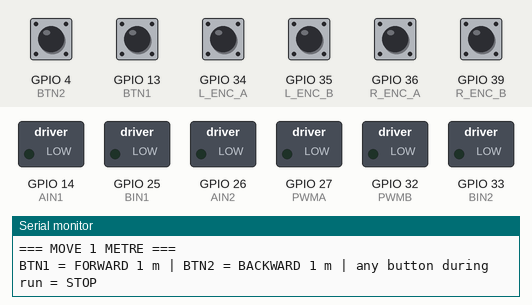
Bench run of a sketch on a simulated ESP32. On the bench: switched loads named in the sketch (green lamp = pin HIGH), the last lines printed to the serial monitor. Dashed ring = blinking. The inputs (shaded band) are chosen by the test bench; at power-on: GPIO 4 (BTN2), GPIO 13 (BTN1), GPIO 34 (L_ENC_A), GPIO 35 (L_ENC_B), GPIO 36 (R_ENC_A), GPIO 39 (R_ENC_B) HIGH.

Above: at 1.2 s.
1.3 s: GPIO 4 (BTN2) pulled LOW for 0.15 s
At 2.6 s:
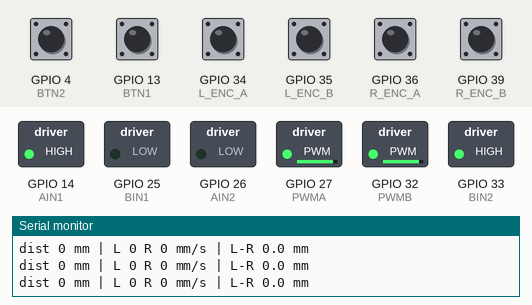
4.4 s: GPIO 13 (BTN1) pulled LOW for 0.15 s
At 6.0 s:
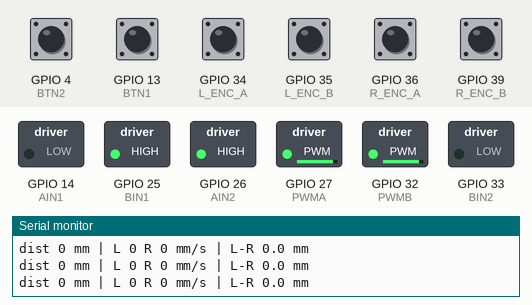
7.5 s: GPIO 13 (BTN1) pulled LOW for 1 s
At 10.33 s:
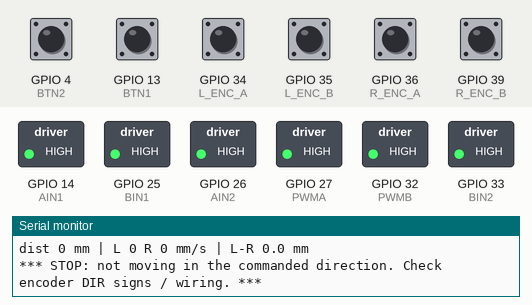
11.5 s: GPIO 4 (BTN2) pulled LOW for 1 s
At 15.2 s:
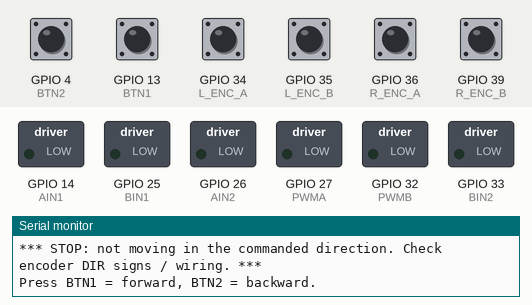
15.5 s: GPIO 4 (BTN2) pulsed LOW 5 times (0.12 s each, 0.3 s apart)
At 16.9 s:
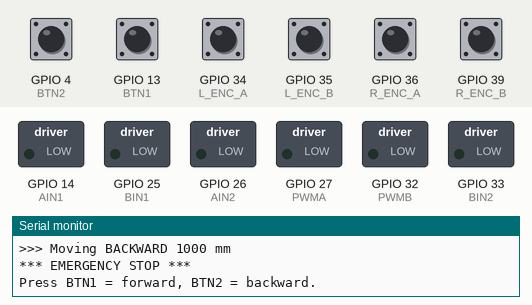
Timing chart, 0 to 19.5 s (numbered marks = the images above; inputs shaded):
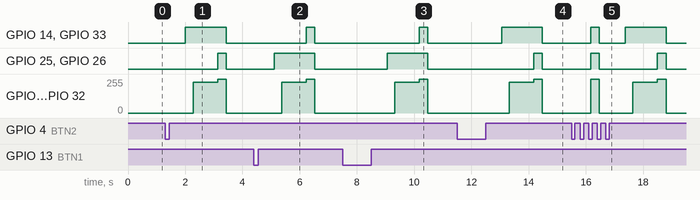

Measured:
- after the input at 1.3 s, GPIO 14 (AIN1), GPIO 33 (BIN2): LOW → HIGH after 0.70 s, → LOW 1.4 s later; GPIO 25 (BIN1), GPIO 26 (AIN2): LOW → HIGH after 1.8 s, → LOW 0.30 s later; GPIO 27 (PWMA), GPIO 32 (PWMB): 0/255 → 229/255 after 0.98 s, → 255/255 0.86 s later, → 0/255 0.30 s later
- after the input at 4.4 s, GPIO 14 (AIN1), GPIO 33 (BIN2): LOW → HIGH after 1.8 s, → LOW 0.30 s later; GPIO 25 (BIN1), GPIO 26 (AIN2): LOW → HIGH after 0.70 s, → LOW 1.4 s later; GPIO 27 (PWMA), GPIO 32 (PWMB): 0/255 → 229/255 after 0.98 s, → 255/255 0.86 s later, → 0/255 0.30 s later
- after the input at 7.5 s, GPIO 14 (AIN1), GPIO 33 (BIN2): LOW → HIGH after 2.7 s, → LOW 0.30 s later; GPIO 25 (BIN1), GPIO 26 (AIN2): LOW → HIGH after 1.6 s, → LOW 1.4 s later; GPIO 27 (PWMA), GPIO 32 (PWMB): 0/255 → 229/255 after 1.8 s, → 255/255 0.86 s later, → 0/255 0.30 s later
- after the input at 11.5 s, GPIO 14 (AIN1), GPIO 33 (BIN2): LOW → HIGH after 1.6 s, → LOW 1.4 s later; GPIO 25 (BIN1), GPIO 26 (AIN2): LOW → HIGH after 2.7 s, → LOW 0.30 s later; GPIO 27 (PWMA), GPIO 32 (PWMB): 0/255 → 229/255 after 1.8 s, → 255/255 0.86 s later, → 0/255 0.30 s later
- after the input at 15.5 s, GPIO 14 (AIN1): LOW → HIGH after 0.67 s, → LOW 0.30 s later, → HIGH 0.90 s later, → LOW 1.4 s later; GPIO 25 (BIN1): alternates HIGH for 0.30 s and LOW for 2.0 s, starting after 0.67 s

The sketch:

04_move_1_metre.ino
```cpp
// ============================================================================
//  MOVE 1 METRE  (ESP32 Arduino core 3.x & 2.x compatible)
//  BTN1 (GPIO13) -> go FORWARD 1000 mm
//  BTN2 (GPIO4)  -> go BACKWARD 1000 mm
//  Pressing any button during a run = emergency stop.
//  Wheel dia 33.5 mm, 2788 counts per revolution (4x decoding)
// ============================================================================
#include <Arduino.h>
#include "soc/gpio_struct.h"
#include <esp_arduino_version.h>

// ---------------- PINS (same as your calibration program) ----------------
#define PWMA 27
#define AIN1 14
#define AIN2 26
#define PWMB 32
#define BIN1 25
#define BIN2 33

#define L_ENC_A 34
#define L_ENC_B 35
#define R_ENC_A 36
#define R_ENC_B 39
#define L_ENC_DIR  1
#define R_ENC_DIR -1

#define BTN1 13      // forward
#define BTN2 4       // backward

// ---------------- SETTINGS ----------------
const float WHEEL_DIAM_MM = 33.5f;
const float CPR           = 2788.0f;
const float MM_PER_COUNT  = PI * WHEEL_DIAM_MM / CPR; // = 0.03775 mm per count

const float MOVE_DIST_MM  = 1000.0f;   // 1 metre
const float MOVE_SPEED    = 200.0f;    // mm/s (raise later)
const float ACCEL         = 800.0f;    // mm/s^2

// Speed controller gains
const float KFF = 0.45f;               // PWM per mm/s
const float KP  = 0.25f;
const float KI  = 3.0f;
const float K_STRAIGHT = 2.0f;         // mm/s correction per mm of L/R difference

const int pwmFreq = 5000;
const int pwmChannelLeft = 0;
const int pwmChannelRight = 1;
const int pwmResolution = 8;
#define TICK_US 2000UL

// ---------------- ENCODERS ----------------
volatile int32_t leftCount = 0, rightCount = 0;
volatile uint8_t leftState = 0, rightState = 0;

static const int8_t QDEC[16] = {
   0, -1,  1,  2,
   1,  0,  2, -1,
  -1,  2,  0,  1,
   2,  1, -1,  0
};

static inline uint8_t IRAM_ATTR readAB(uint8_t pinA, uint8_t pinB) {
  uint32_t in = GPIO.in1.val;
  return (((in >> (pinA - 32)) & 1) << 1) | ((in >> (pinB - 32)) & 1);
}

void IRAM_ATTR leftEncoderISR() {
  uint8_t s = readAB(L_ENC_A, L_ENC_B);
  int8_t d = QDEC[(leftState << 2) | s];
  if (d != 2) leftCount += d * L_ENC_DIR;
  leftState = s;
}

void IRAM_ATTR rightEncoderISR() {
  uint8_t s = readAB(R_ENC_A, R_ENC_B);
  int8_t d = QDEC[(rightState << 2) | s];
  if (d != 2) rightCount += d * R_ENC_DIR;
  rightState = s;
}

void readCounts(int32_t &l, int32_t &r) {
  noInterrupts(); l = leftCount; r = rightCount; interrupts();
}

// ---------------- MOTORS ----------------
// Dual compatibility helper for ESP32 Arduino Core 2.x and 3.x
inline void pwmWriteLeft(uint32_t val) {
#if defined(ESP_ARDUINO_VERSION) && (ESP_ARDUINO_VERSION >= ESP_ARDUINO_VERSION_VAL(3, 0, 0))
  ledcWrite(PWMA, val);
#else
  ledcWrite(pwmChannelLeft, val);
#endif
}

inline void pwmWriteRight(uint32_t val) {
#if defined(ESP_ARDUINO_VERSION) && (ESP_ARDUINO_VERSION >= ESP_ARDUINO_VERSION_VAL(3, 0, 0))
  ledcWrite(PWMB, val);
#else
  ledcWrite(pwmChannelRight, val);
#endif
}

void setupMotors() {
  pinMode(AIN1, OUTPUT); pinMode(AIN2, OUTPUT);
  pinMode(BIN1, OUTPUT); pinMode(BIN2, OUTPUT);

#if defined(ESP_ARDUINO_VERSION) && (ESP_ARDUINO_VERSION >= ESP_ARDUINO_VERSION_VAL(3, 0, 0))
  ledcAttach(PWMA, pwmFreq, pwmResolution);
  ledcAttach(PWMB, pwmFreq, pwmResolution);
#else
  ledcSetup(pwmChannelLeft, pwmFreq, pwmResolution);
  ledcSetup(pwmChannelRight, pwmFreq, pwmResolution);
  ledcAttachPin(PWMA, pwmChannelLeft);
  ledcAttachPin(PWMB, pwmChannelRight);
#endif
}

void setMotorLeft(int speed) {
  speed = constrain(speed, -255, 255);
  if (speed > 0)      { digitalWrite(AIN1, LOW);  digitalWrite(AIN2, HIGH); pwmWriteLeft(speed); }
  else if (speed < 0) { digitalWrite(AIN1, HIGH); digitalWrite(AIN2, LOW);  pwmWriteLeft(-speed); }
  else                { digitalWrite(AIN1, LOW);  digitalWrite(AIN2, LOW);  pwmWriteLeft(0); }
}

void setMotorRight(int speed) {
  speed = constrain(speed, -255, 255);
  if (speed > 0)      { digitalWrite(BIN1, HIGH); digitalWrite(BIN2, LOW);  pwmWriteRight(speed); }
  else if (speed < 0) { digitalWrite(BIN1, LOW);  digitalWrite(BIN2, HIGH); pwmWriteRight(-speed); }
  else                { digitalWrite(BIN1, LOW);  digitalWrite(BIN2, LOW);  pwmWriteRight(0); }
}

void brakeMotors() {
  digitalWrite(AIN1, HIGH); digitalWrite(AIN2, HIGH); pwmWriteLeft(255);
  digitalWrite(BIN1, HIGH); digitalWrite(BIN2, HIGH); pwmWriteRight(255);
}

void stopMotors() { setMotorLeft(0); setMotorRight(0); }

// ---------------- SPEED CONTROL ----------------
// target / meas are "forward-normalised" speeds (always positive when moving as commanded)
int wheelPWM(float target, float meas, float &integ, float dt) {
  float err = target - meas;
  integ += KI * err * dt;
  integ = constrain(integ, -90.0f, 90.0f);
  float out = KFF * target + KP * err + integ;
  return (int)constrain(out, -255.0f, 255.0f);
}

void waitRelease(int pin) {
  while (digitalRead(pin) == LOW) delay(10);
  delay(50);
}

// dir = +1 forward, -1 backward
void runMove(int dir) {
  Serial.printf("\n>>> Moving %s %.0f mm\n", dir > 0 ? "FORWARD" : "BACKWARD", MOVE_DIST_MM);

  int32_t lastL, lastR;
  readCounts(lastL, lastR);

  float progL = 0, progR = 0;      // mm travelled in the commanded direction
  float vL = 0, vR = 0;            // measured speed, normalised (mm/s)
  float vCmd = 0;
  float iL = 0, iR = 0;
  uint16_t stall = 0;
  uint32_t lastUs = micros();
  uint32_t startMs = millis();
  uint32_t printMs = 0;
  bool aborted = false;

  while (true) {
    uint32_t now;
    do { now = micros(); } while ((uint32_t)(now - lastUs) < TICK_US);
    float dt = (now - lastUs) * 1e-6f;
    lastUs = now;

    if (digitalRead(BTN1) == LOW || digitalRead(BTN2) == LOW) { Serial.println("*** EMERGENCY STOP ***"); aborted = true; break; }
    if (millis() - startMs > 15000) { Serial.println("*** TIMEOUT ***"); aborted = true; break; }

    int32_t l, r;
    readCounts(l, r);
    float dL = (l - lastL) * MM_PER_COUNT * dir;
    float dR = (r - lastR) * MM_PER_COUNT * dir;
    lastL = l; lastR = r;
    progL += dL; progR += dR;
    vL += 0.35f * (dL / dt - vL);
    vR += 0.35f * (dR / dt - vR);

    float prog = 0.5f * (progL + progR);
    float remaining = MOVE_DIST_MM - prog;
    if (remaining <= 0.0f) break;

    // speed profile: accelerate, cruise, brake smoothly to the target
    float vTarget = MOVE_SPEED;
    float vStop = sqrtf(2.0f * ACCEL * remaining) + 20.0f;
    if (vStop < vTarget) vTarget = vStop;
    if (vTarget > vCmd) vCmd = fminf(vCmd + ACCEL * dt, vTarget);
    else                vCmd = fmaxf(vCmd - ACCEL * dt, vTarget);

    // keep both wheels travelling equal distance -> straight line
    float diff = progL - progR;
    float tL = vCmd - K_STRAIGHT * diff;
    float tR = vCmd + K_STRAIGHT * diff;

    setMotorLeft (dir * wheelPWM(tL, vL, iL, dt));
    setMotorRight(dir * wheelPWM(tR, vR, iR, dt));

    // safety: commanded to move but encoders do not show motion in that direction
    if (vCmd > 100.0f && 0.5f * (vL + vR) < 20.0f) stall++; else stall = 0;
    if (stall > 500) {
      Serial.println("*** STOP: not moving in the commanded direction. Check encoder DIR signs / wiring. ***");
      aborted = true;
      break;
    }

    if (millis() - printMs > 200) {
      printMs = millis();
      Serial.printf("dist %.0f mm | L %.0f R %.0f mm/s | L-R %.1f mm\n", prog, vL, vR, diff);
    }
  }

  brakeMotors();
  delay(300);
  stopMotors();

  if (!aborted)
    Serial.printf("DONE. L %.1f mm, R %.1f mm. Measure the real distance with a ruler.\n", progL, progR);
  Serial.println("Press BTN1 = forward, BTN2 = backward.");
}

// ---------------- SETUP / LOOP ----------------
void setup() {
  Serial.begin(115200);
  pinMode(BTN1, INPUT_PULLUP);
  pinMode(BTN2, INPUT_PULLUP);

  setupMotors();
  stopMotors();

  pinMode(L_ENC_A, INPUT); pinMode(L_ENC_B, INPUT);
  pinMode(R_ENC_A, INPUT); pinMode(R_ENC_B, INPUT);
  leftState  = readAB(L_ENC_A, L_ENC_B);
  rightState = readAB(R_ENC_A, R_ENC_B);
  attachInterrupt(digitalPinToInterrupt(L_ENC_A), leftEncoderISR, CHANGE);
  attachInterrupt(digitalPinToInterrupt(L_ENC_B), leftEncoderISR, CHANGE);
  attachInterrupt(digitalPinToInterrupt(R_ENC_A), rightEncoderISR, CHANGE);
  attachInterrupt(digitalPinToInterrupt(R_ENC_B), rightEncoderISR, CHANGE);

  Serial.println("\n=== MOVE 1 METRE ===");
  Serial.println("BTN1 = FORWARD 1 m | BTN2 = BACKWARD 1 m | any button during run = STOP");
}

void loop() {
  if (digitalRead(BTN1) == LOW) {
    delay(50);
    if (digitalRead(BTN1) == LOW) { waitRelease(BTN1); delay(500); runMove(+1); }
  } else if (digitalRead(BTN2) == LOW) {
    delay(50);
    if (digitalRead(BTN2) == LOW) { waitRelease(BTN2); delay(500); runMove(-1); }
  }
}
```
